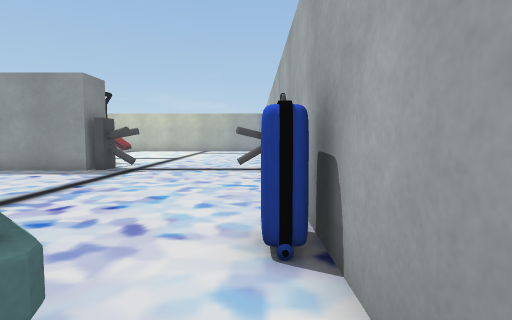
view 1 (above)

24 first-person views from a walk through a scene from a Unity 3-D project. The camera is 1.2 m above the floor, tilts 4° down and sees 80° across. The floor is counted in squares, 1 m on a side. Each view is taken from the middle of a square. On the plan, view 1 faces up. The plan holds only what a view shows up to about 13 squares ahead; the rest is blank. The player character is not drawn. Door leaves are left out, so doorways stand open. Some surface patterns are stand-ins.

view 2
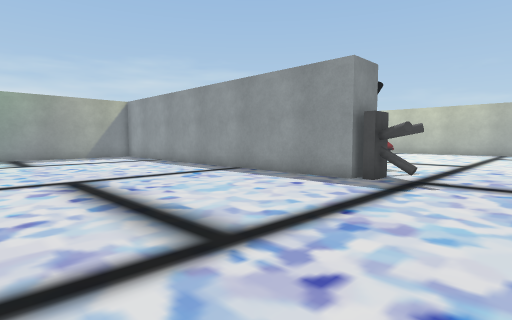

view 3
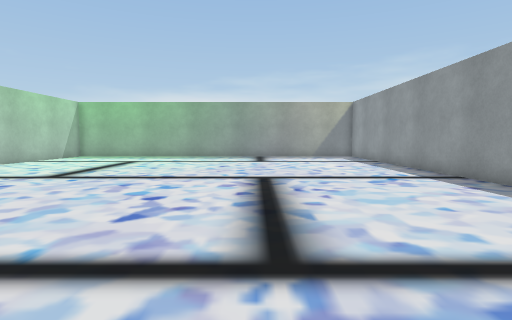

view 4
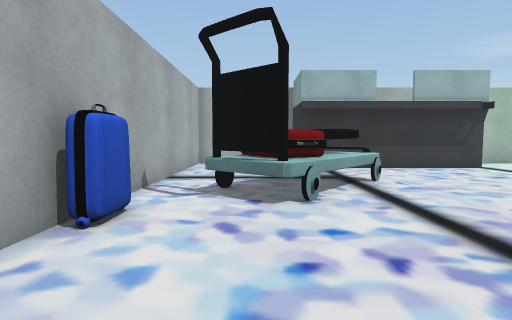

view 5
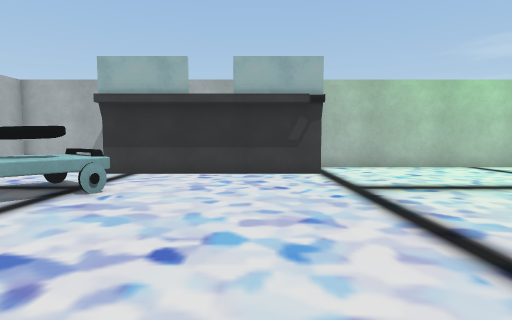

view 6
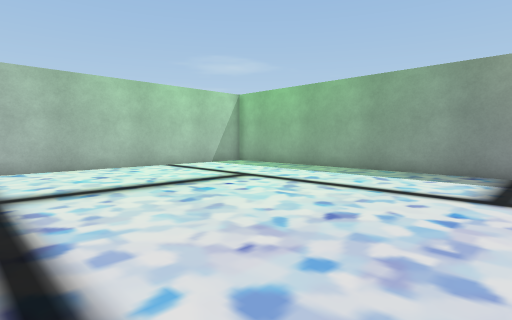

view 7
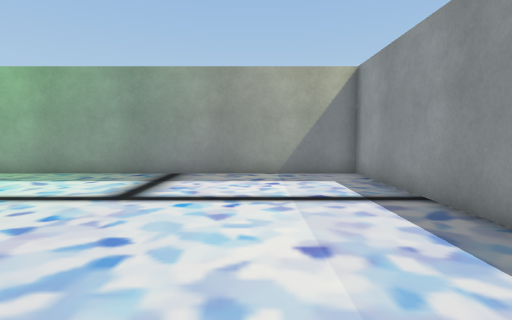

view 8
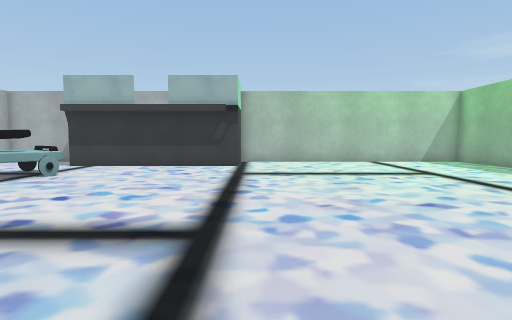

view 9
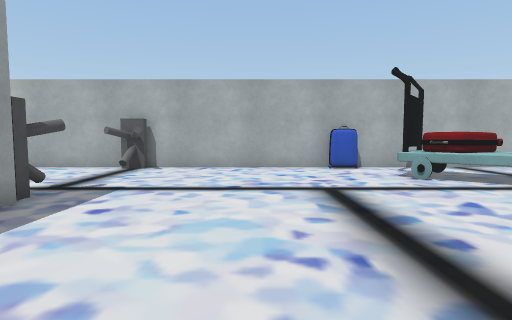

view 10
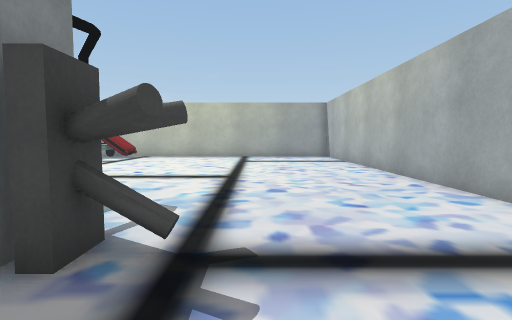

view 11
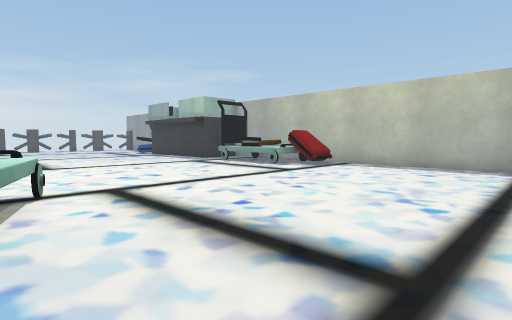

view 12
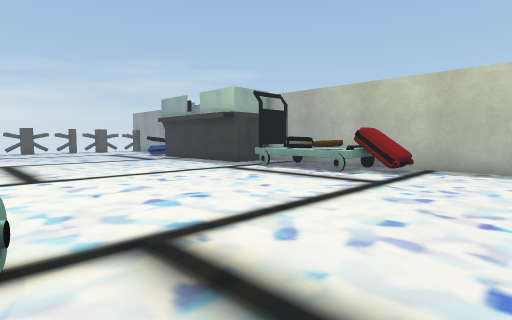

view 13
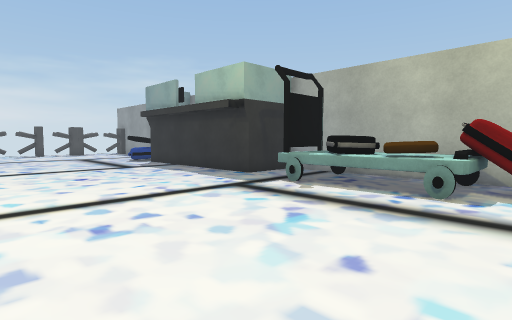

view 14
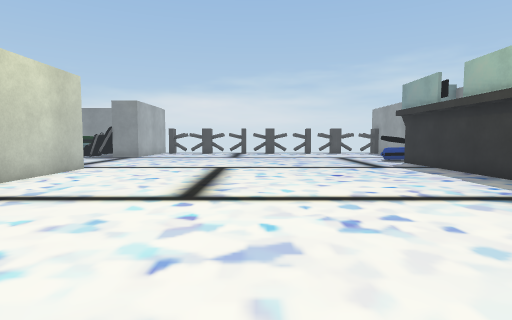

view 15
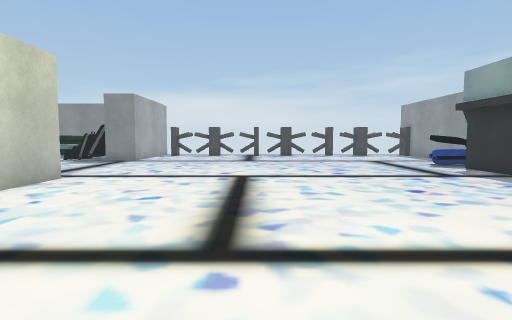

view 16
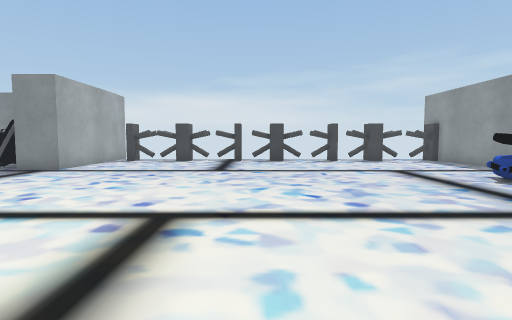

view 17
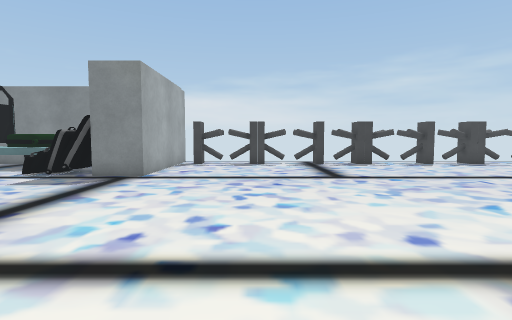

view 18
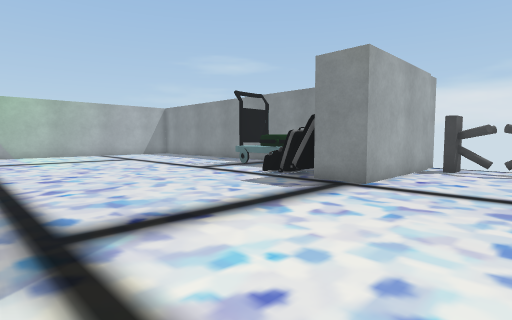

view 19
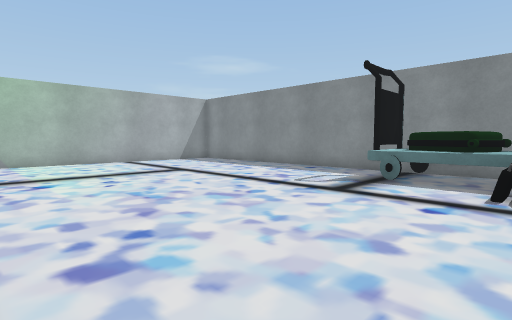

view 20
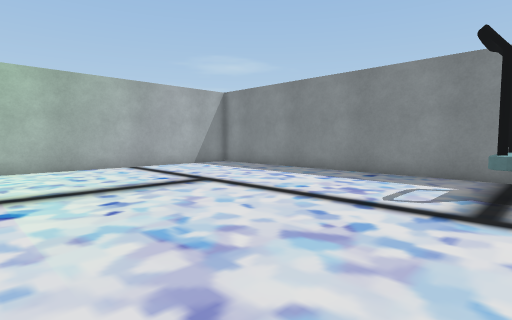

view 21
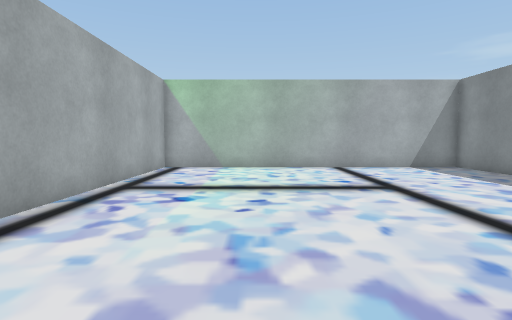

view 22
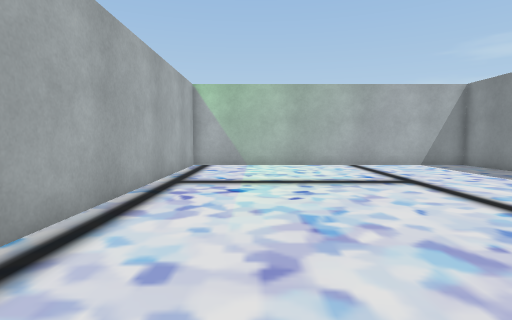

view 23
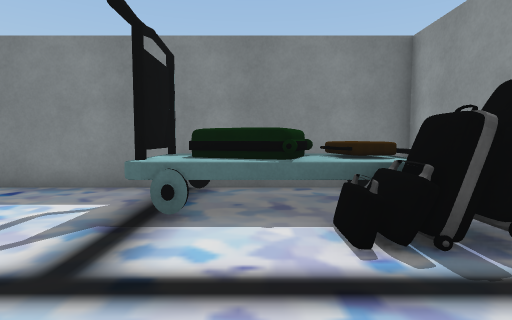

view 24
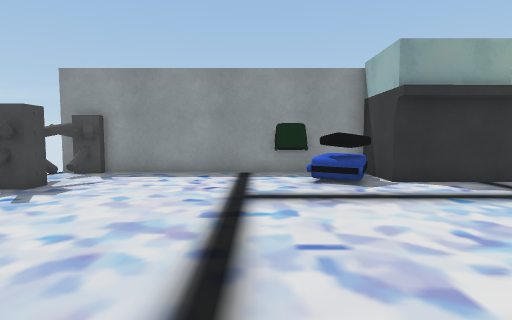

### Floor plan
Points are (right, up) in squares from view 1. A wall is a line through its corners. A room is listed if a view was taken in it or the views show most of it. See-through windows are left out.
Room 1 (views 1, 2, 3, 4, 5, 6, 7, 8, 9, 10)
walls: (-11.2, -4.4) (-3.8, -4.4); (-6.4, 11.5) (-22.5, 11.5) (-22.5, -1); (-5.8, 11.6) (-6.2, 11.6); (-4.9, 11.4) (-5.9, 12); (-4.9, 11.4) (-5.9, 11.9); (-4.8, 11.4) (-5.9, 11.8); (-2.6, -6.8) (0.8, -6.8) (0.8, 11.6); (-22.5, -3.5) (-22.5, -4.1); (-19.9, -6.8) (-11.8, -6.8); (0.2, 11.7) (-0.6, 11.2); (0.2, 11.9) (-0.8, 12.4)
low walls: (-5.3, 11.9) (-5.8, 12.1) (-5.9, 12); (-4.9, 11.9) (-5.6, 12.2); (-4.8, 11.9) (-5.6, 12.1); (-4.8, 11.9) (-5.8, 12); (-4.8, 11.9) (-5.8, 12); (-4.8, 12) (-5.8, 11.9); (-4.8, 12) (-5.9, 11.9); (-4.8, 12.1) (-5.1, 11.9); (-4.8, 12.1) (-5.8, 11.8); (-4.8, 12.2) (-5.1, 12) (-5.4, 12.1)
ways out: opening at (-3, 11.7) to room 2; open door at (-17.5, -6)
objects: other object (-6, -2) to (-3, -1); other object (-5, -1) to (-4, 0); other object (-4, 1); other object (-3, 0) to (-2, 2); other object (-1, 1); other object (0, 3) to (0, 4)
Room 2 (views 11, 12, 13, 14, 15, 16, 17, 18, 19, 20, 21, 22, 23, 24)
walls: (-24.2, 13.1) (-20.1, 13.1); (-34, 10.7) (-36.4, 10.7) (-36.4, -2.1); (-27.1, 29.8) (-36.4, 29.8); (-36.1, 14.3) (-36.6, 13.4); (-36.2, 14.4) (-36.6, 13.4); (-5.8, 12.6) (-5.8, 11.6); (-36.4, 13.4) (-36.4, 13); (-4.8, 12.6) (-5.8, 11.9); (-4.7, 12.6) (-5.1, 12.4); (-37.5, 12.4) (-31.8, 12.4) (-31.8, 10.6); (-36.5, 26.1) (-36.2, 25.2); (-36.6, 26.2) (-36.1, 25.2); (-36.1, 27.7) (-36.4, 27.1); (-36.1, 27.8) (-36.4, 27) (-36.4, 26.1); (-36.7, 29.5) (-37.1, 28.7); (-5.1, 29.8) (-19.8, 29.8); (0.8, 12.6) (0.8, 22.1); (-36.4, -4) (-36.4, -6.8) (-24.2, -6.8) (-24.2, 3.8)
ways out: opening at (-3, 11.7) to room 1
objects: other object (-36, 5) to (-34, 6); other object (-36, 8) to (-34, 10); other object (-35, 6) to (-34, 7); other object (-35, 8) to (-34, 9); other object (-33, 8); other object (-33, 9) to (-32, 9); other object (-33, 10) to (-32, 10); other object (-30, 29) to (-29, 30); other object (-29, 27) to (-28, 28); other object (-28, 29); other object (-26, 28) to (-21, 28); other object (-18, 27) to (-17, 29); other object (-17, 27) to (-16, 28); other object (-15, 27) to (-14, 28); other object (-15, 29); other object (-13, 27); other object (-13, 28) to (-12, 29); other object (-12, 17) to (-10, 17); other object (-8, 16)

Where each view was taken, in squares from view 1:
view 1: 0 up, 0 right, facing up
view 2: 3 up, 2 left, facing up-left
view 3: 5 up, 2 left, facing left
view 4: 8 up, 2 left, facing down
view 5: 6 up, 9 left, facing down
view 6: 6 up, 11 left, facing down-left
view 7: 8 up, 12 left, facing left
view 8: 9 up, 12 left, facing down
view 9: 7 up, 12 left, facing right
view 10: 9 up, 4 left, facing up
view 11: 16 up, 4 left, facing up-left
view 12: 17 up, 8 left, facing up-left
view 13: 20 up, 12 left, facing up-left
view 14: 20 up, 12 left, facing left
view 15: 19 up, 15 left, facing left
view 16: 20 up, 20 left, facing left
view 17: 16 up, 22 left, facing left
view 18: 16 up, 24 left, facing down-left
view 19: 9 up, 25 left, facing down-left
view 20: 6 up, 26 left, facing down-left
view 21: 6 up, 28 left, facing down
view 22: 7 up, 27 left, facing down
view 23: 7 up, 29 left, facing left
view 24: 19 up, 31 left, facing up
